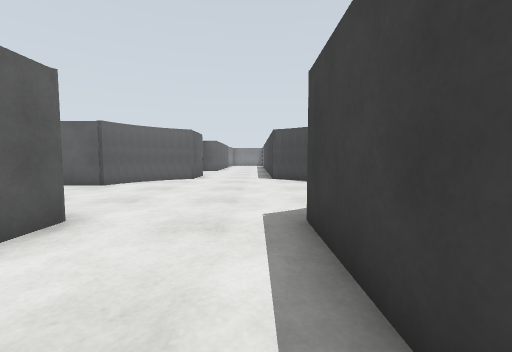
[1] (above)

24 first-person views from a walk through a robot-simulator world made for Gazebo. The camera is 0.86 m above the floor, tilts 4° down and sees 90° across. The floor is counted in squares, 1 m on a side. Each view is taken from the middle of a square. On the plan, view 1 faces up. The plan holds only what a view shows up to about 10 squares ahead; the rest is blank. The place goes on beyond the plan.

[2]
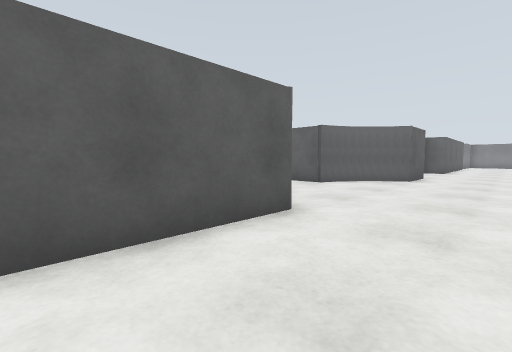

[3]
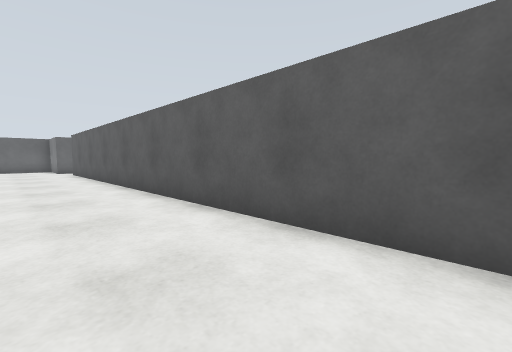

[4]
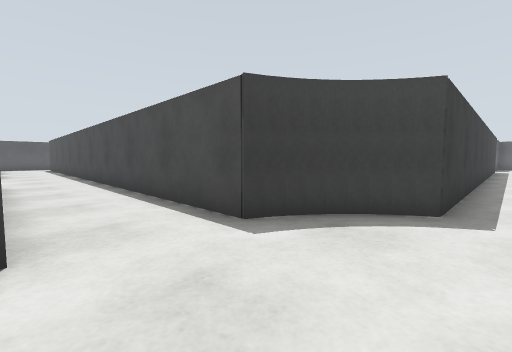

[5]
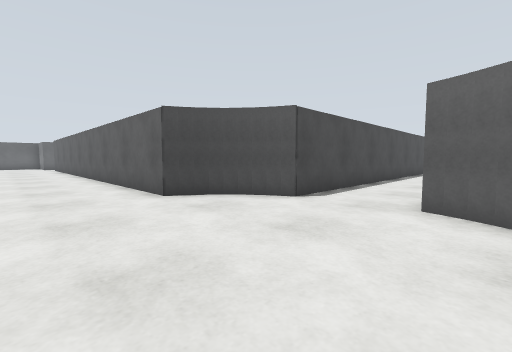

[6]
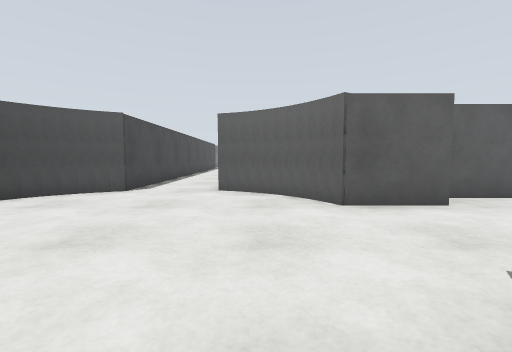

[7]
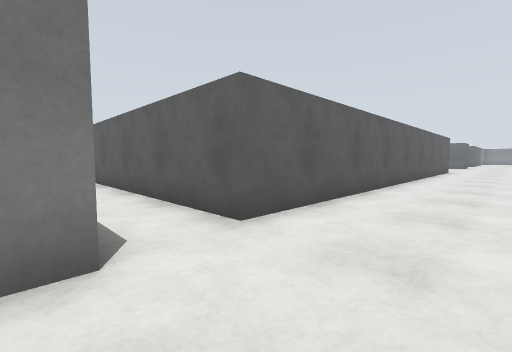

[8]
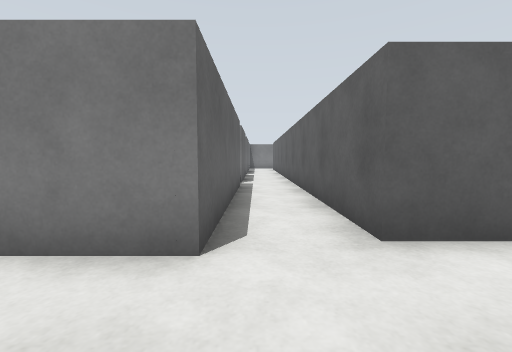

[9]
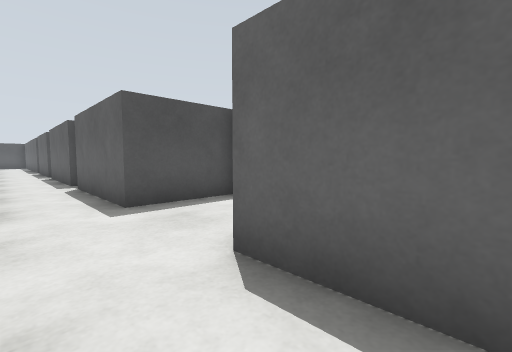

[10]
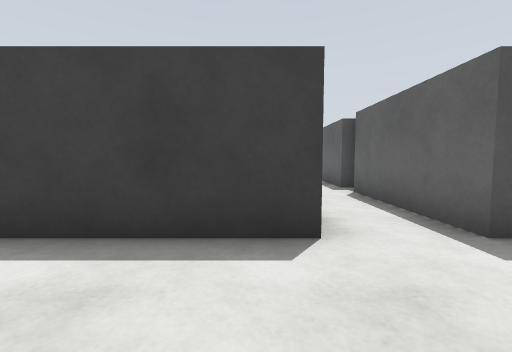

[11]
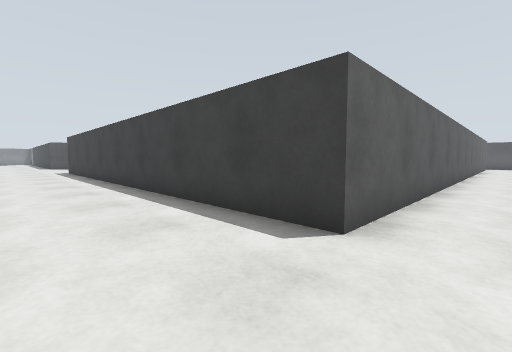

[12]
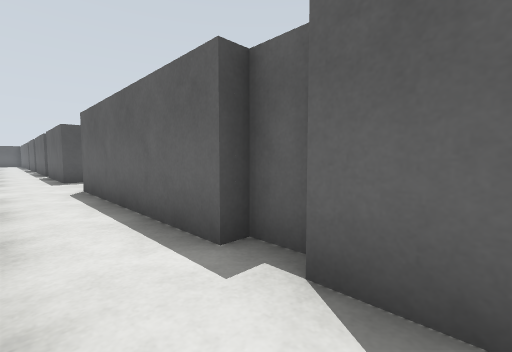

[13]
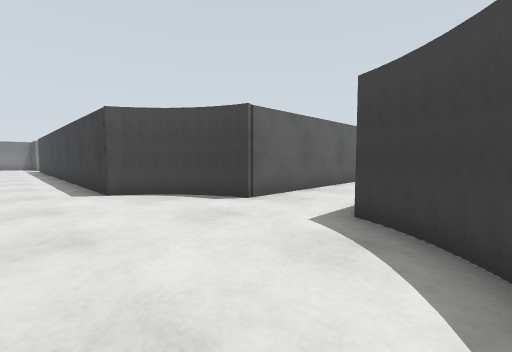

[14]
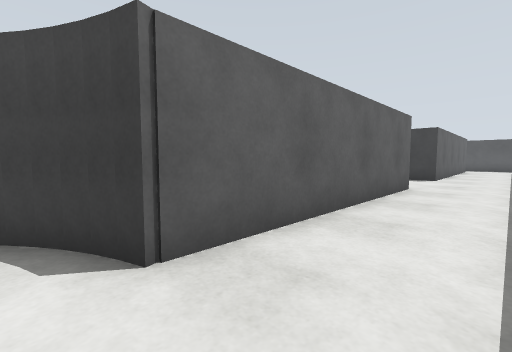

[15]
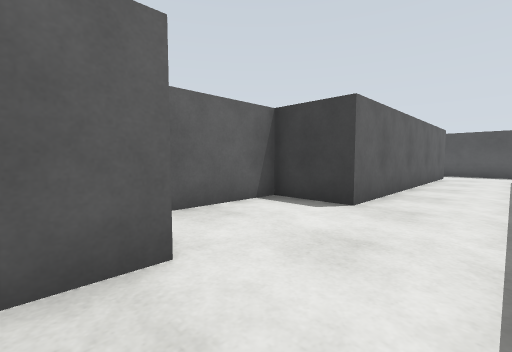

[16]
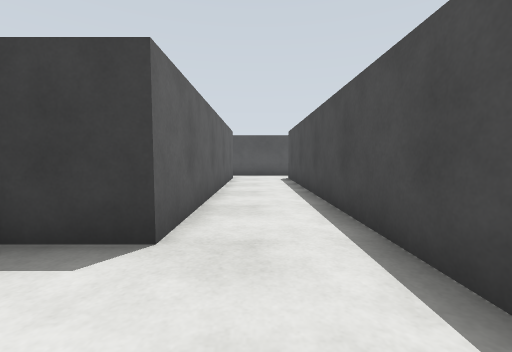

[17]
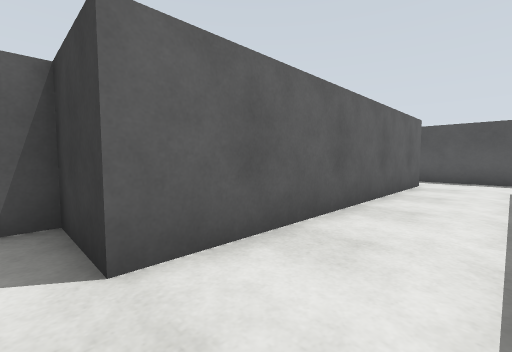

[18]
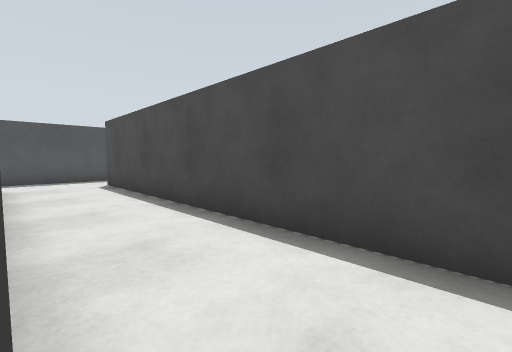

[19]
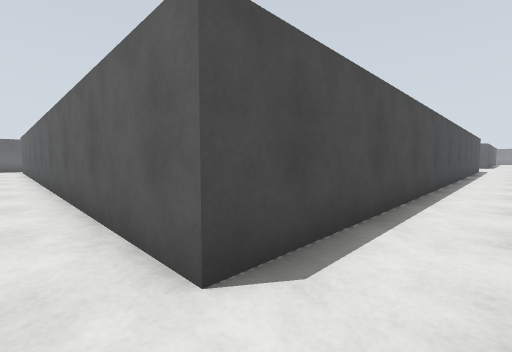

[20]
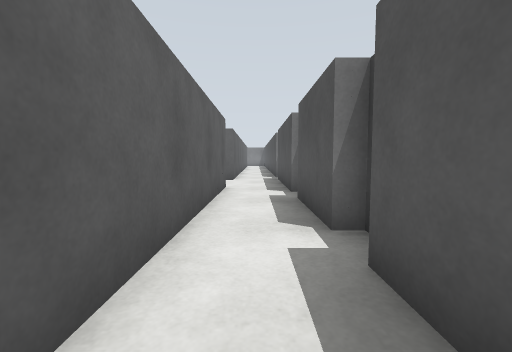

[21]
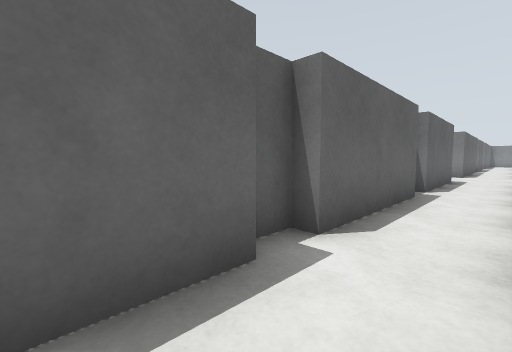

[22]
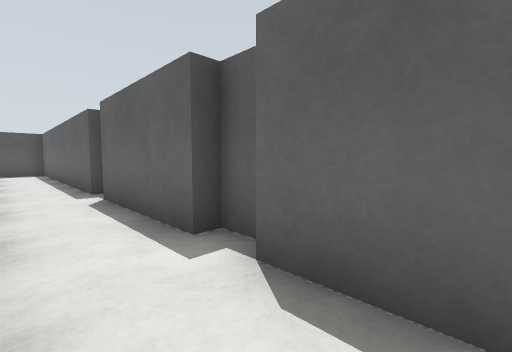

[23]
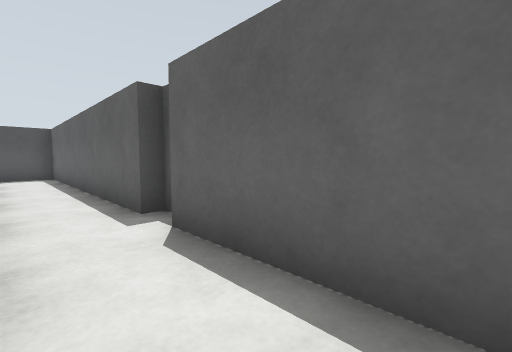

[24]
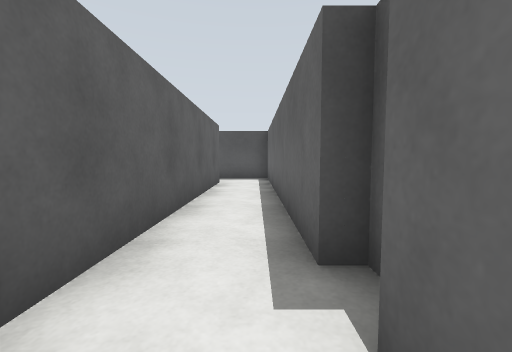

### Floor plan
Key: @ floor where view 1 was taken; # wall or solid block; . floor; B grey box; O other object.
Columns run from 10 left of view 1 to 24 right of it. Each row starts with its distance up from view 1.
 13       B....#
 12        B...#
 11        B...##
 10      ##.....##       ####
  9      #.......#       ...B
  8     ##.......########...BBBBBBBBB.
  7 ..................................#
  6 ..................................#
  5 ######.......####################.
  4      ##....B##                  #.
  3        B...##                   #.
  2        B...#                    #.#
  1        B...#                    #.B
  0        B..@#                    #.
 -1        B...#                    #.#
 -2        B...#                    #.
 -3        B...#                    #.
 -4        B...#                    #.
 -5        B...#                    #.
 -6        B...#                    #.
 -7        B...#
 -8        B...#
 -9        B...#
-10        B...#
-11        B...#
-12 BBBBBBBB...###########  #########
-13 ..................................#
-14 ..................................#
-15 # B######..###O B##BBB## B#########
-16         #..#

Positions as (right, up) in squares from view 1, and headings:
1: (0, 0), facing up
2: (0, 0), facing up-left
3: (0, 3), facing down-left
4: (0, 8), facing down-right
5: (0, 9), facing down-left
6: (2, 9), facing left
7: (0, -15), facing up-left
8: (0, -14), facing left
9: (-4, -13), facing down-right
10: (-2, -12), facing right
11: (-2, -14), facing up-right
12: (-10, -13), facing down-right
13: (-1, 4), facing up-right
14: (2, 6), facing up-right
15: (9, 6), facing up-right
16: (11, 7), facing right
17: (13, 6), facing up-right
18: (13, 8), facing down-right
19: (23, 7), facing down-left
20: (23, -2), facing up
21: (12, -13), facing down-left
22: (8, -13), facing down-right
23: (11, -13), facing down-right
24: (13, -14), facing right
